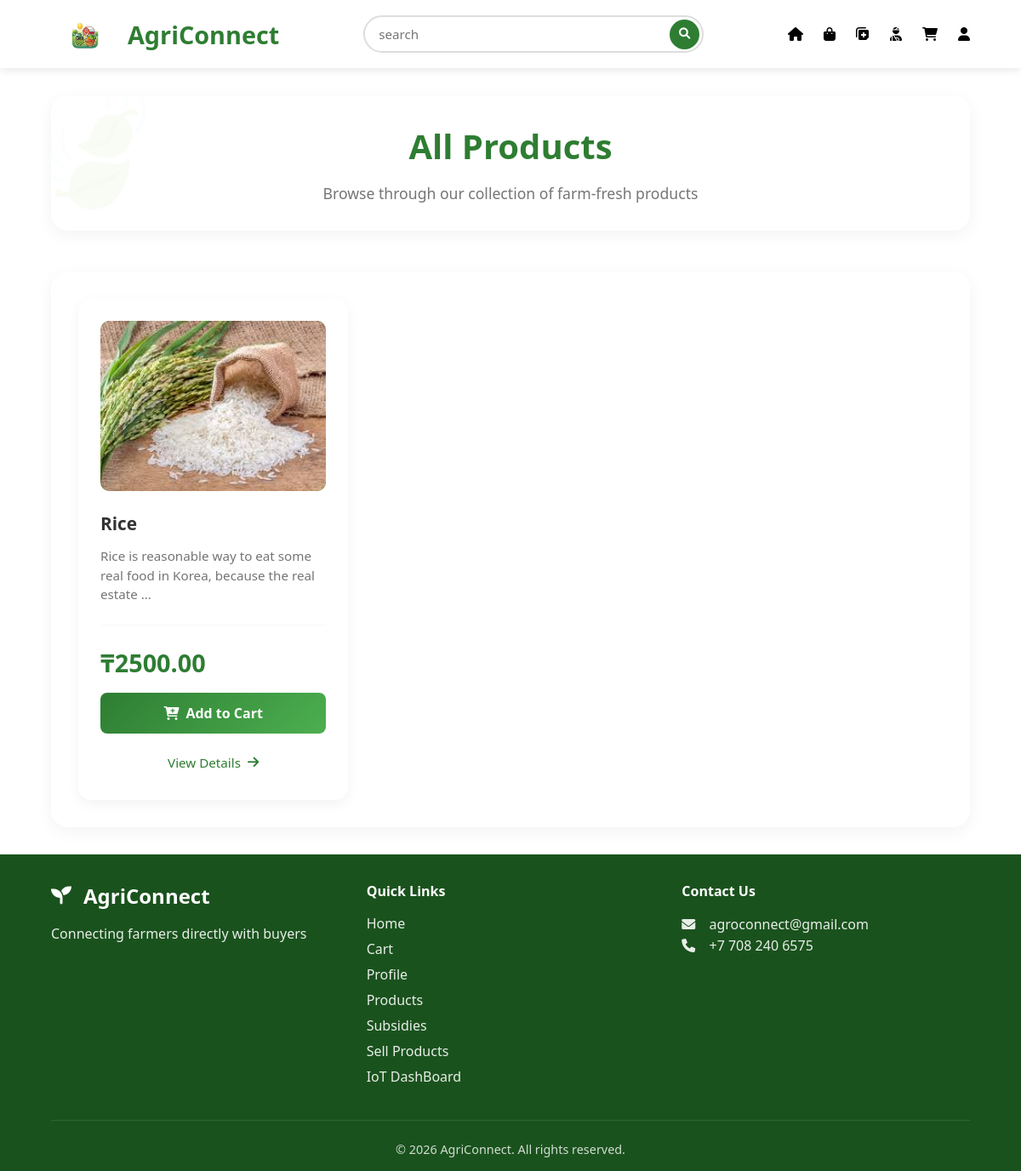
The page /products/ (signed in) on the database as committed earlier.
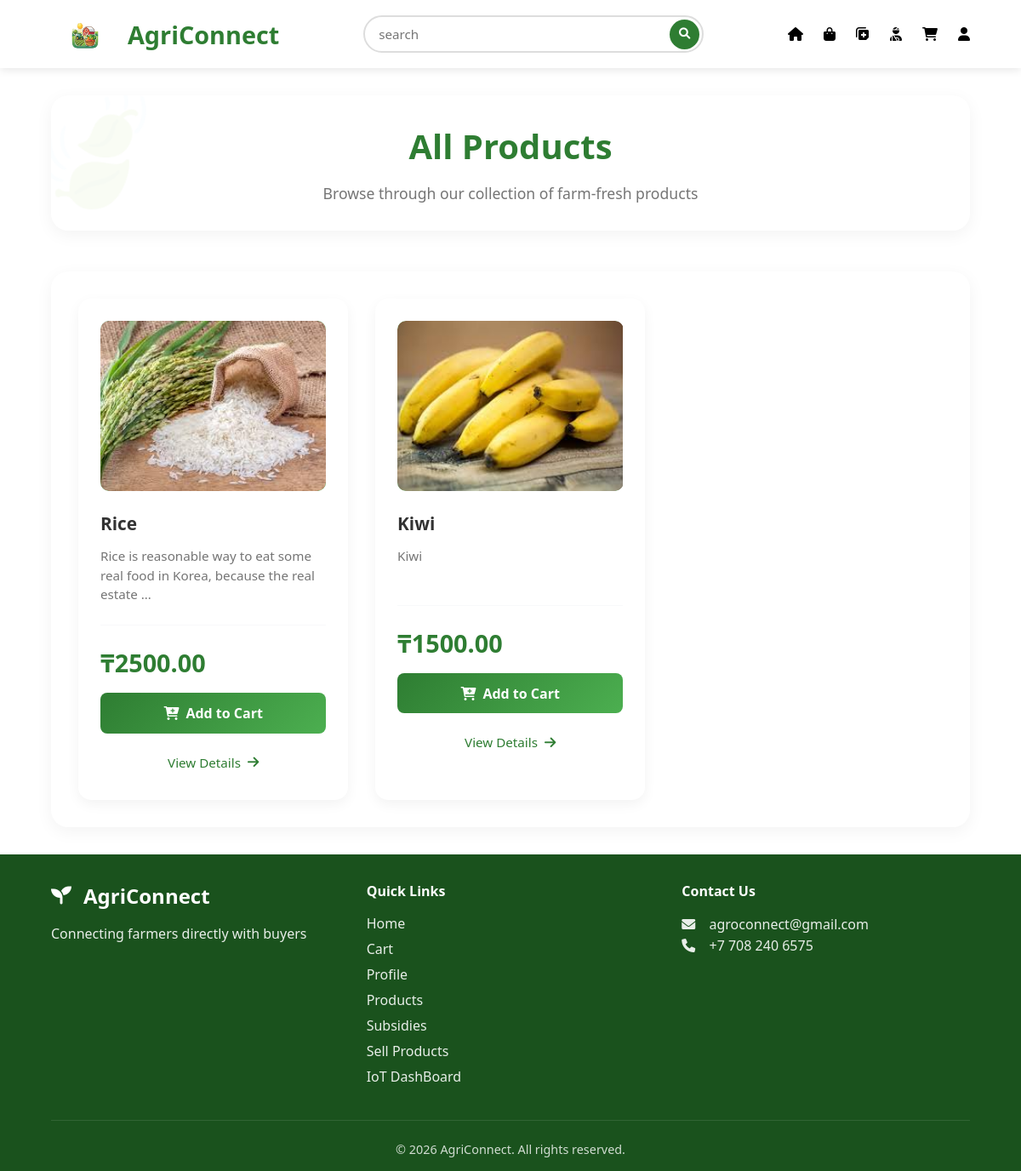
The same page on the database as committed later.
### farmer_app/models.py (models this page shows, shortened)
class Products(models.Model):
    image = models.ImageField(upload_to="products/", null=True, blank=True)
    farmer = models.ForeignKey(Farmer, on_delete=models.CASCADE)
    name = models.CharField(max_length=120)
    slug = AutoSlugField(populate_from='name', unique=True, always_update=False)
    price = models.DecimalField(
        max_digits=10,
        decimal_places=2,
        validators=[MinValueValidator(Decimal('0.01'))]
    )
    excerpt = models.CharField(max_length=200, null=True, blank=True)
    description = models.TextField()
    harvest_date = models.DateField(default=timezone.now)
    category = models.ForeignKey(Categories, on_delete=models.CASCADE)

### farmer_app/views.py (the view)
# urls.py: path('products/', views.products, name='products'),
def products(request):
    products_list = Products.objects.all()
    return render(request, 'products.html', {
        'products': products_list,
        'categories': Categories.objects.all()
    })

### farmer_app/templates/products.html (shortened to what this page needs)
{% extends "base.html" %}
{% load static %}
{% block extra_css %}
<link rel="stylesheet" href="{% static 'css/products.css' %}">
{% endblock %}
{% block content %}
<div class="products-header">
    <h1>All Products</h1>
    <p class="subtitle">Browse through our collection of farm-fresh products</p>
</div>
<div class="products-grid">
    {% for product in products %}
    <div class="product-card">
        <div class="product-img-placeholder">
            {% if product.image %}
                <img src="{{ product.image.url }}" alt="{{ product.name }}">
            {% else %}
                <i class="fas fa-seedling"></i>
            {% endif %}
        </div>
        <h3>{{ product.name }}</h3>
        <p class="product-description">{{ product.excerpt|truncatewords:15 }}</p>
        <div class="product-footer">
            <div class="price">₸{{ product.price|floatformat:2 }}</div>
            {% if user.is_authenticated and product.farmer.buyer.user != user %}
                <form method="post" action="{% url 'add-to-cart' product.id %}">
                    <button type="submit" class="add-to-cart-btn">
                        <i class="fas fa-cart-plus"></i> Add to Cart
                    </button>
                </form>
            {% endif %}
            <a href="{% url 'product-details' product.slug %}" class="view-details">
                View Details <i class="fas fa-arrow-right"></i>
            </a>
        </div>
    </div>
    {% endfor %}
</div>
{% endblock %}

Rows that differ between the two databases and show on the page:
added Products: image (picture), name "Kiwi", excerpt "Kiwi", price "1500.00", shows "Add to Cart"
